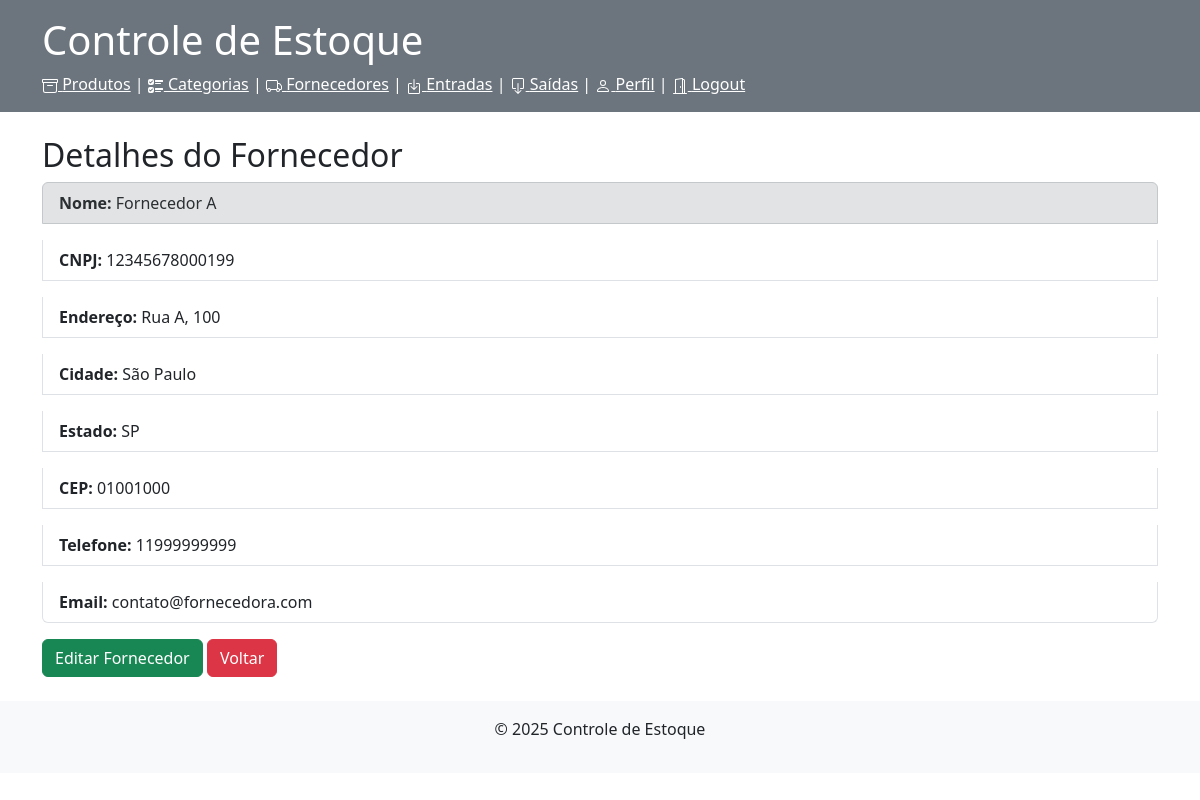
/fornecedores/detalhes/1/ (signed in), run on the app's committed database.
### produtos/models.py (models this page shows, shortened)
class Fornecedor(models.Model):
    nome = models.CharField(max_length=100)
    cnpj = models.CharField(max_length=14, unique=True, validators=[validar_cnpj])
    email = models.EmailField()
    telefone = models.CharField(max_length=15)
    endereco = models.CharField(max_length=200)
    cidade = models.CharField(max_length=100)
    estado = models.CharField(max_length=2)
    cep = models.CharField(max_length=8)

### produtos/views.py (the view)
# urls.py: path('fornecedores/detalhes/<int:pk>/', detalhes_fornecedor, name='detalhes_fornecedor'),
@login_required
def detalhes_fornecedor(request, pk):
    fornecedor = get_object_or_404(Fornecedor, pk=pk)
    return render(request, 'detalhes_fornecedor.html', {'fornecedor': fornecedor})

### produtos/templates/detalhes_fornecedor.html (shortened to what this page needs)
{% extends 'base.html' %}
{% block content %}
    <h2>Detalhes do Fornecedor</h2>
    <ul class="list-group">
        <p class="list-group-item list-group-item-secondary"><strong>Nome:</strong> {{ fornecedor.nome }}</p>
        <p class="list-group-item"><strong>CNPJ:</strong> {{ fornecedor.cnpj }}</p>
        <p class="list-group-item"><strong>Endereço:</strong> {{ fornecedor.endereco }}</p>
        <p class="list-group-item"><strong>Cidade:</strong> {{ fornecedor.cidade }}</p>
        <p class="list-group-item"><strong>Estado:</strong> {{ fornecedor.estado }}</p>
        <p class="list-group-item"><strong>CEP:</strong> {{ fornecedor.cep }}</p>
        <p class="list-group-item"><strong>Telefone:</strong> {{ fornecedor.telefone }}</p>
        <p class="list-group-item"><strong>Email:</strong> {{ fornecedor.email }}</p>
    </ul>
    <a class="btn btn-success" href="{% url 'atualizar_fornecedor' fornecedor.pk %}">Editar Fornecedor</a>
    <a class="btn btn-danger" href="{% url 'listar_fornecedores' %}">Voltar</a>
{% endblock %}

### data on the page
Fornecedor: nome "Fornecedor A", cnpj "12345678000199", endereco "Rua A, 100", cidade "São Paulo", estado "SP", cep "01001000", telefone "11999999999", email "contato@fornecedora.com"
